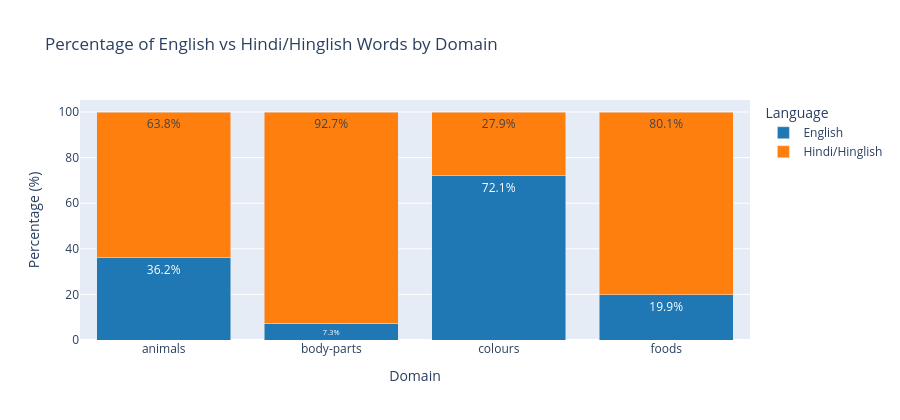

Write notebook code for a chart like this one.
### Markdown cell above
---
## 3. Overall Language Use Distribution

How much of the total vocabulary produced across subjects is in each language, broken down by domain?

### Code cell
# ── 3. Language distribution by domain ──────────────────────────────────────
domain_lang = (
    df.groupby(["domain", "language_type"])["word"]
    .count()
    .reset_index(name="count")
)
domain_lang["pct"] = domain_lang.groupby("domain")["count"].transform(lambda x: x / x.sum() * 100)

fig = px.bar(
    domain_lang,
    x="domain",
    y="pct",
    color="language_type",
    color_discrete_map={"English": "#1f77b4", "Hindi/Hinglish": "#ff7f0e"},
    barmode="stack",
    text=domain_lang["pct"].round(1).astype(str) + "%",
    title="Percentage of English vs Hindi/Hinglish Words by Domain",
    labels={"pct": "Percentage (%)", "domain": "Domain", "language_type": "Language"},
)
fig.update_traces(textposition="inside")
fig.update_layout(height=420, uniformtext_minsize=10)
fig.show()

print("\nRaw word counts per domain × language:")
display(domain_lang.pivot(index="domain", columns="language_type", values="count").fillna(0).astype(int))

### Figure 1 — Plotly figure (JSON) as saved in the notebook; plotly's stock layout.template omitted (floating-point values rounded to 4 significant figures)
{"data": [{"hovertemplate": "Language=English<br>Domain=%{x}<br>Percentage (%)=%{y}<br>text=%{text}<extra></extra>", "legendgroup": "English", "marker": {"color": "#1f77b4", "pattern": {"shape": ""}}, "name": "English", "orientation": "v", "showlegend": true, "text": ["36.2%", "7.3%", "72.1%", "19.9%"], "textposition": "inside", "type": "bar", "x": ["animals", "body-parts", "colours", "foods"], "xaxis": "x", "y": [36.16, 7.282, 72.11, 19.88], "yaxis": "y"}, {"hovertemplate": "Language=Hindi/Hinglish<br>Domain=%{x}<br>Percentage (%)=%{y}<br>text=%{text}<extra></extra>", "legendgroup": "Hindi/Hinglish", "marker": {"color": "#ff7f0e", "pattern": {"shape": ""}}, "name": "Hindi/Hinglish", "orientation": "v", "showlegend": true, "text": ["63.8%", "92.7%", "27.9%", "80.1%"], "textposition": "inside", "type": "bar", "x": ["animals", "body-parts", "colours", "foods"], "xaxis": "x", "y": [63.84, 92.72, 27.89, 80.12], "yaxis": "y"}], "layout": {"barmode": "stack", "height": 420, "legend": {"title": {"text": "Language"}, "tracegroupgap": 0}, "title": {"text": "Percentage of English vs Hindi/Hinglish Words by Domain"}, "uniformtext": {"minsize": 10}, "xaxis": {"anchor": "y", "domain": [0, 1], "title": {"text": "Domain"}}, "yaxis": {"anchor": "x", "domain": [0, 1], "title": {"text": "Percentage (%)"}}}}
